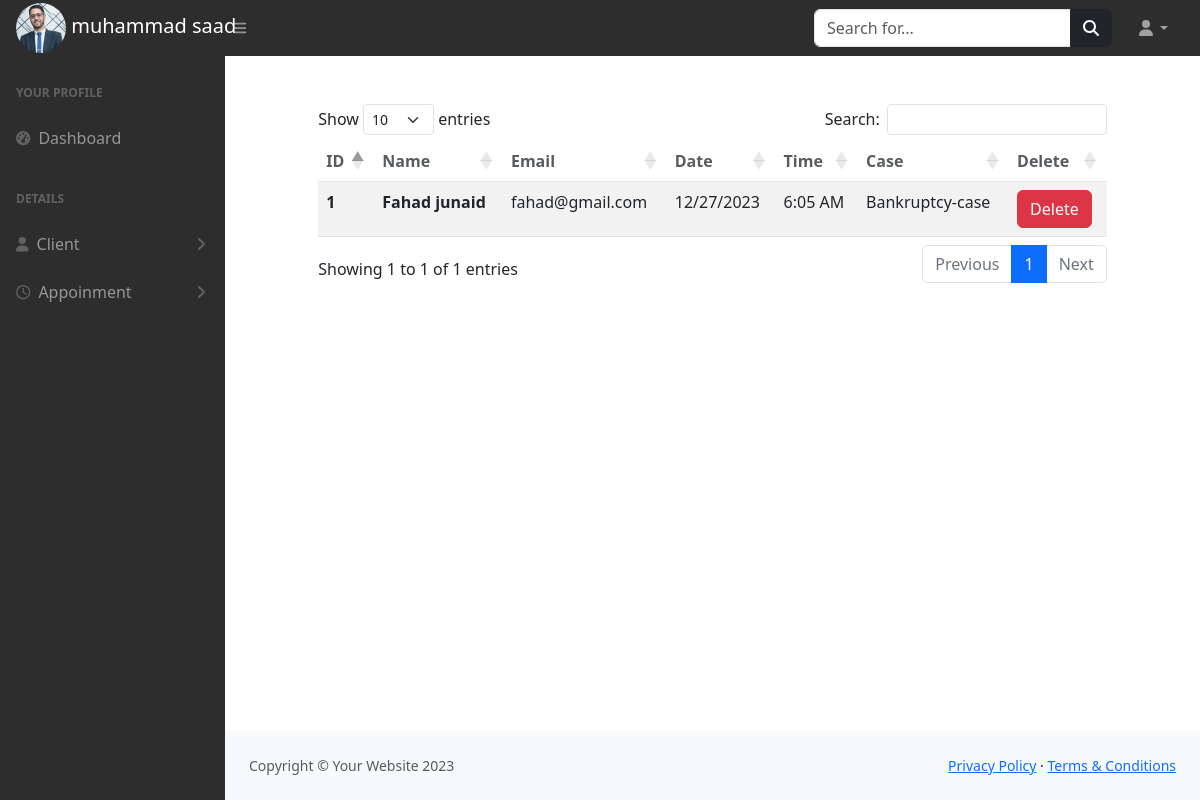
/lawyer-panel/viewappo.php (signed in), run on the app's committed database.
### tables this page shows
CREATE TABLE `lawyer` (
  `id` int(255) NOT NULL,
  `name` varchar(255) NOT NULL,
  `case` int(255) NOT NULL,
  `email` varchar(255) NOT NULL,
  `password` varchar(255) NOT NULL,
  `phone` int(255) NOT NULL,
  `experience` varchar(255) NOT NULL,
  `address` text NOT NULL,
  `image` varchar(255) NOT NULL
);

CREATE TABLE `appoinment` (
  `id` int(255) NOT NULL,
  `name` varchar(255) NOT NULL,
  `email` varchar(255) NOT NULL,
  `case` int(255) NOT NULL,
  `date` varchar(255) NOT NULL,
  `time` varchar(255) NOT NULL
);

CREATE TABLE `cases` (
  `cid` int(255) NOT NULL,
  `case_name` varchar(255) NOT NULL
);

### lawyer-panel/viewappo.php (the view, shortened to what this page needs)
<?php
include('includes/header.php');
include('includes/topbar.php');
include('includes/sidebar.php');
include("../config.php");
$app_id=$_SESSION['id'];
$select_app="SELECT *FROM `appoinment` as a inner join `cases` as c on a.case=c.cid where id='$app_id'";
$view=mysqli_query($connection,$select_app);
if (mysqli_num_rows($view)>0) {
?>
<div class="container-fluid mt-5">
<div class="row justify-content-center">
    <div class="col-xl-10 col-lg-12 col-md-9">
    <table id="example" class="table table-striped" style="width:100%">
        <thead class="bg-warning p-2 text-dark bg-opacity-10" style="opacity: 75%;">
            <tr>
            <th scope="col">ID</th>
            <th scope="col">Name</th>
            <th scope="col">Email</th>
            <th scope="col">Date</th>
            <th scope="col">Time</th>
            <th scope="col">Case</th>
            <th scope="col">Delete</th>
            </tr>
        </thead>
        <tbody>
            <?php
            while ($data=mysqli_fetch_assoc($view)) {
            ?>
            <tr>
            <th scope="row"><?php echo $data['id']?></th>
            <th scope="row"><?php echo $data['name']?></th>
            <td><?php echo $data['email']?></td>
            <td><?php echo $data['date']?></td>
            <td><?php echo $data['time']?></td>
            <td><?php echo $data['case_name']?></td>
            <td ><a href=""  class="btn btn-danger">Delete</a></td>
        </tr>
      <?php
            }
        }
      ?>
        </tbody>
    </table>
    </div>
</div>
</div>
<?php
include("includes/footer.php");
?>
</body>
</html>

### lawyer-panel/includes/topbar.php (shortened to what this page needs)
<nav class="sb-topnav navbar navbar-expand navbar-dark" style="background-color:#2e2d2d;" >
            <?php
            include("../config.php");
            $id=$_SESSION['id'];
            $query="SELECT*FROM `lawyer` as l inner join `cases` as c on l.case=c.cid where id='$id'";
            $run=mysqli_query($connection,$query);
            if (mysqli_num_rows($run)>0) {
                while ($data=mysqli_fetch_assoc($run)) {
            ?>
            <a class="navbar-brand ps-3 mt-3 mb-3 " href="">
                <img src="<?php echo '../admin-panel/image/' .$data['image']?>" width="50px" style="border-radius:25px;"  alt="">
                <span><?php echo $data['name']?></span>
            </a>
            <?php }
            } ?>
            <button class="btn btn-link btn-sm order-1 order-lg-0 me-4 me-lg-0" id="sidebarToggle" href="#!"><i class="fas fa-bars"></i></button>
            <form class="d-none d-md-inline-block form-inline ms-auto me-0 me-md-3 my-2 my-md-0">
                <div class="input-group">
                    <input class="form-control" type="text" placeholder="Search for..." aria-label="Search for..." aria-describedby="btnNavbarSearch" />
                    <button class="btn btn-dark" id="btnNavbarSearch" type="button"><i class="fas fa-search"></i></button>
                </div>
            </form>
            <ul class="navbar-nav ms-auto ms-md-0 me-3 me-lg-4">
                <li class="nav-item dropdown">
                    <a class="nav-link dropdown-toggle" id="navbarDropdown" href="#" role="button" data-bs-toggle="dropdown" aria-expanded="false"><i class="fas fa-user fa-fw"></i></a>
                </li>
            </ul>
        </nav>

### data on the page
lawyer: image (picture), name "muhammad saad"
appoinment: id "1", name "Fahad junaid", email "fahad@gmail.com", date "12/27/2023", time "6:05 AM", case.case_name "Bankruptcy-case"
